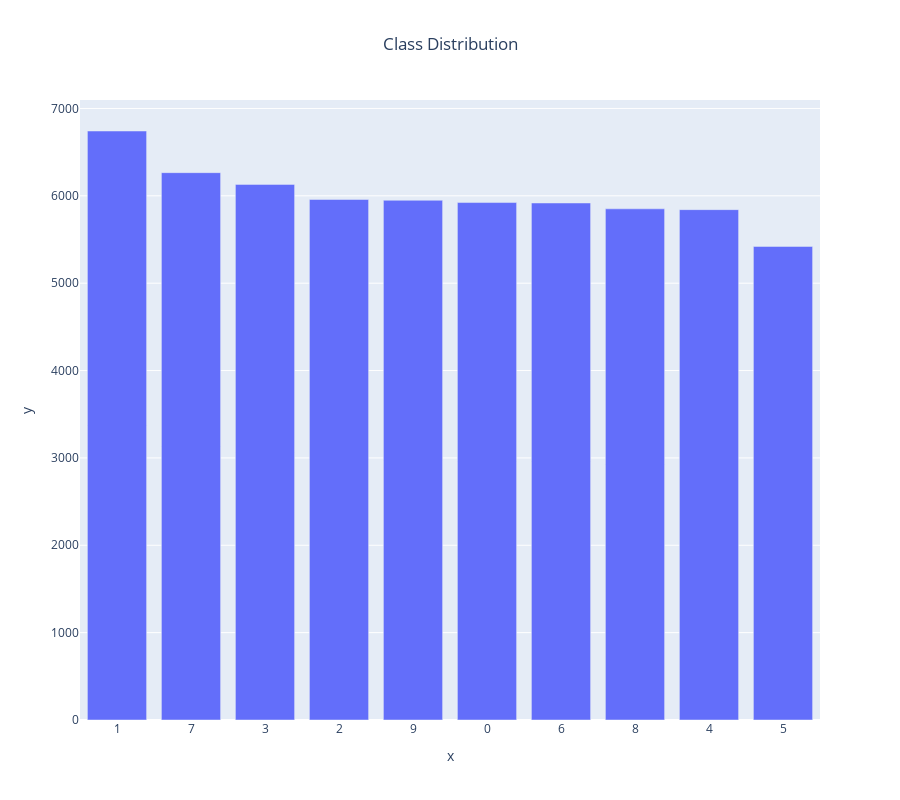

Here is the notebook cell this chart was saved with:
### Code cell
# Plot Class Distribution
fig = px.bar(
    x=names,
    y=values,
    height=800,
    title='Class Distribution'
)
fig.update_layout({'title':{'x':0.5}})
fig.show()

### Figure 1 — Plotly figure (JSON) as saved in the notebook; plotly's stock layout.template omitted (floating-point values rounded to 4 significant figures)
{"data": [{"alignmentgroup": "True", "hovertemplate": "x=%{x}<br>y=%{y}<extra></extra>", "legendgroup": "", "marker": {"color": "#636efa", "pattern": {"shape": ""}}, "name": "", "offsetgroup": "", "orientation": "v", "showlegend": false, "textposition": "auto", "type": "bar", "x": ["1", "7", "3", "2", "9", "0", "6", "8", "4", "5"], "xaxis": "x", "y": [6742, 6265, 6131, 5958, 5949, 5923, 5918, 5851, 5842, 5421], "yaxis": "y"}], "layout": {"barmode": "relative", "height": 800, "legend": {"tracegroupgap": 0}, "title": {"text": "Class Distribution", "x": 0.5}, "xaxis": {"anchor": "y", "domain": [0, 1], "title": {"text": "x"}}, "yaxis": {"anchor": "x", "domain": [0, 1], "title": {"text": "y"}}}}
